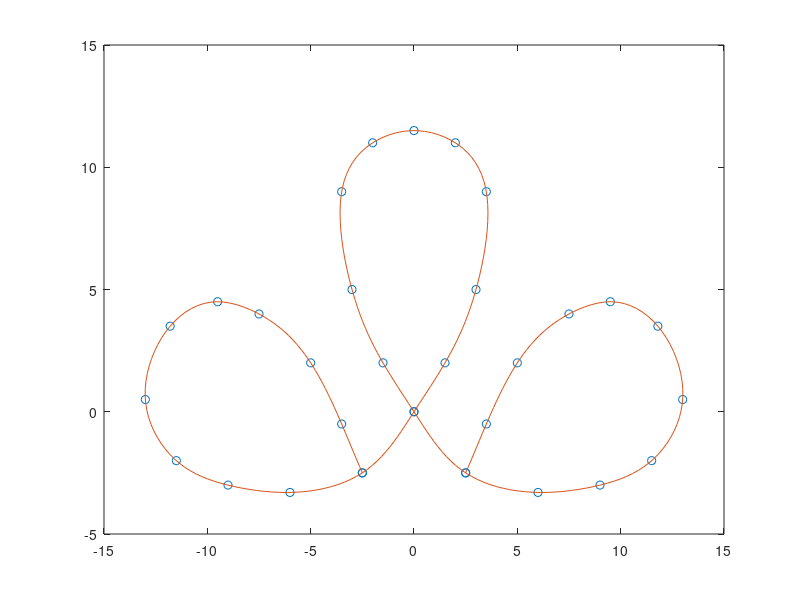

Recreate this plot in MATLAB.
%SEWINGMACHINE2

load sm
s=zeros(length(sm),1);
s(2:end)=abs(diff(sm(:,1)))+abs(diff(sm(:,2)));
s=cumsum(s);
t=linspace(s(1),s(end),300);
xg=spline(s,sm(:,1),t);
yg=spline(s,sm(:,2),t);
plot(sm(:,1),sm(:,2),'o',xg,yg)
